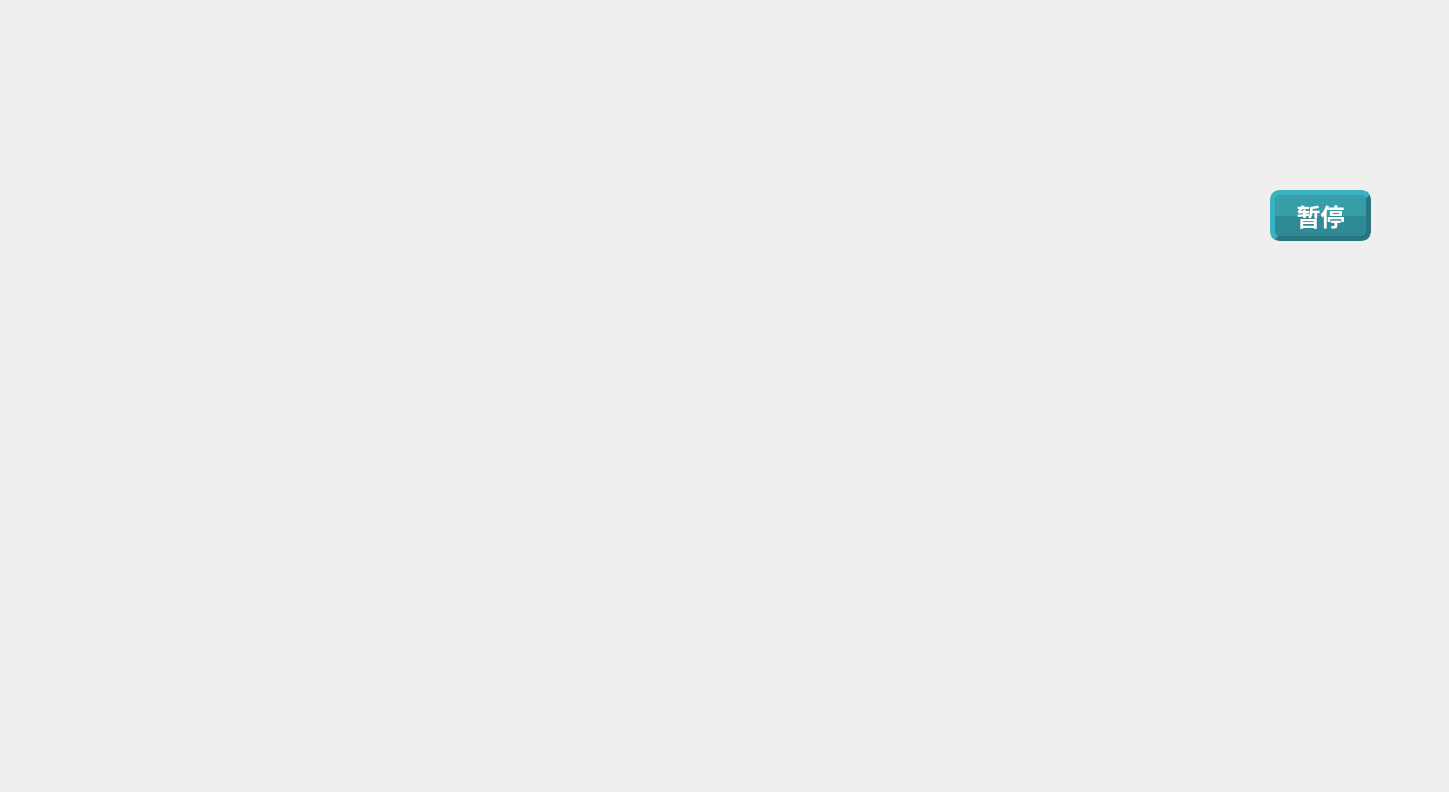
<?xml version="1.0" encoding="UTF-8"?>
<ui version="4.0">
 <class>COMMS_indicate</class>
 <widget class="QMainWindow" name="COMMS_indicate">
  <property name="geometry">
   <rect>
    <x>0</x>
    <y>0</y>
    <width>1449</width>
    <height>792</height>
   </rect>
  </property>
  <property name="windowTitle">
   <string>MainWindow</string>
  </property>
  <property name="styleSheet">
   <string notr="true">/*#COMMS_indicate{
	
	background-image: url(:/img/16pic_591937_s.jpg);
}</string>
  </property>
  <widget class="QWidget" name="centralwidget">
   <widget class="QListWidget" name="listWidget">
    <property name="geometry">
     <rect>
      <x>330</x>
      <y>160</y>
      <width>921</width>
      <height>571</height>
     </rect>
    </property>
    <property name="font">
     <font>
      <pointsize>11</pointsize>
      <weight>50</weight>
      <bold>false</bold>
     </font>
    </property>
    <property name="styleSheet">
     <string notr="true">color: rgb(255, 255, 255);
	background-color:transparent</string>
    </property>
   </widget>
   <widget class="QPushButton" name="pushButton">
    <property name="geometry">
     <rect>
      <x>1270</x>
      <y>190</y>
      <width>101</width>
      <height>51</height>
     </rect>
    </property>
    <property name="font">
     <font>
      <family>楷体</family>
      <pointsize>18</pointsize>
      <weight>75</weight>
      <bold>true</bold>
     </font>
    </property>
    <property name="styleSheet">
     <string notr="true">QPushButton {
color: rgb(255, 255, 255);
 border:5px outset rgb(39,118,129);
 background-color: qconicalgradient(cx:0.5, cy:0.5, angle:180, stop:0.49999 rgba(46, 138, 149, 255), stop:0.50001 rgba(55, 158, 169, 255));
border-radius:10px;
padding:2px 4px;
}

QPushButton:hover{
	
	color: rgb(0, 0, 0);
    border:5px outset gray;
    background-color: qconicalgradient(cx:0.5, cy:0.5, angle:180, stop:0.49999 rgba(188, 188, 188, 255), stop:0.50001 rgba(208, 208, 208, 255));
    border-radius:10px;
	position:relative; top:1px; left:1px
}

QPushButton:pressed{
    border:3px inset gray;
    background-color: qconicalgradient(cx:0.5, cy:0.5, angle:180, stop:0.49999 rgba(208, 208, 208, 255), stop:0.50001 rgba(188, 188, 188, 255));
	border-bottom: 1px;
    border-radius:10px;
}</string>
    </property>
    <property name="text">
     <string>暂停</string>
    </property>
   </widget>
  </widget>
 </widget>
 <resources/>
 <connections/>
</ui>
